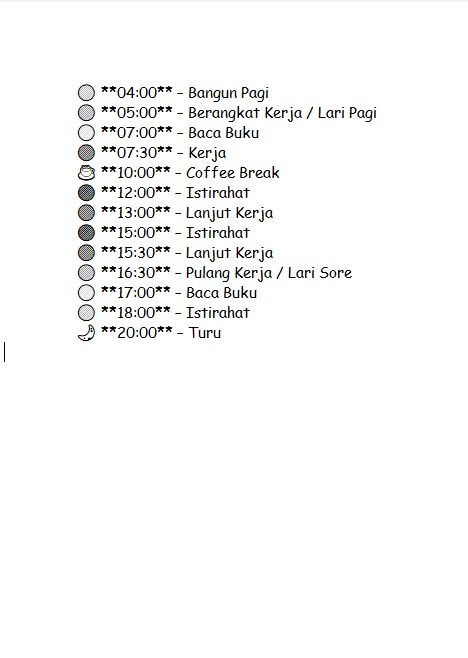
#> input picture ULARNAGA/ImgaeInverter/image.jpg, 468 x 658 px, found by its file name
$ python main.py
#> lines starting #> are read from the running program, lines starting #| are printed output that depends on the picture
import cv2 as cv
import os

file_path = r"C:\Users\HAPE\Desktop\Random\ULARNAGA\ImgaeInverter\image.jpg"
output_path = r"C:\Users\HAPE\Desktop\Random\ULARNAGA\ImgaeInverter\inverted.jpg"

if not os.path.exists(file_path):
    print("File tidak ditemukan!")
else:
    print("File ditemukan!")
    images = cv.imread(file_path)
#> images is the input picture: shape (658, 468, 3); mean B, G, R 248.3, 248.5, 248.4

    if images is None:
        print("Error: Gambar tidak ditemukan atau gagal dimuat.")
    else:
        inverted_image = cv.bitwise_not(images)
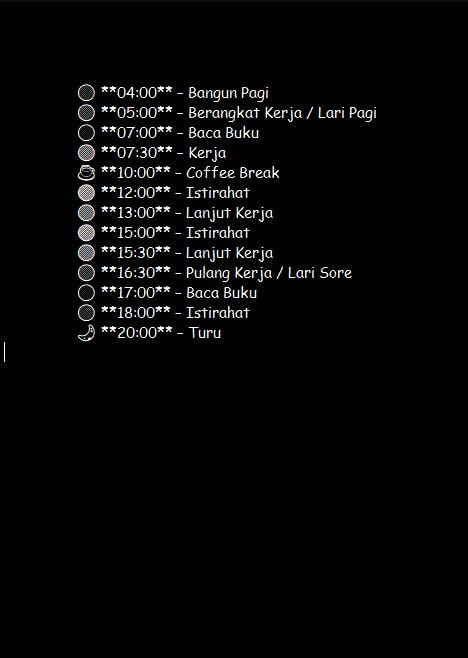
#> inverted_image: shape (658, 468, 3); mean B, G, R 6.7, 6.5, 6.6
        cv.imwrite(output_path, inverted_image)
        print(f"Gambar hasil inversi disimpan sebagai: {output_path}")

        cv.imshow("Original Image", images)
        cv.imshow("Inverted Image", inverted_image)
        cv.waitKey(0)
        cv.destroyAllWindows()
